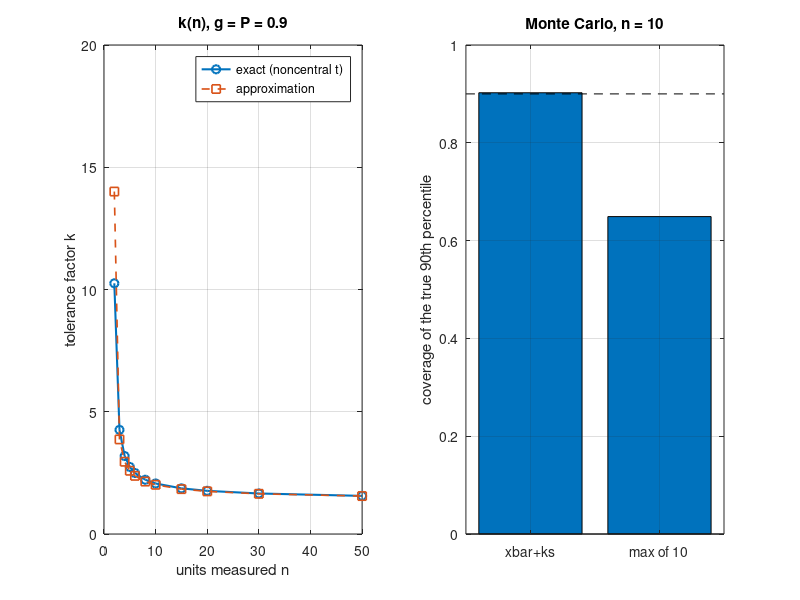

Write the MATLAB code that produced this figure.
%% m36_tolerance_limit.m  Statistical maximum of acoustic output: one-sided normal tolerance limit
% Purpose : FDA's ultrasound guidance (Feb 2023, section 5.2.4.1) recommends reporting a
%           statistical maximum from the one-sided tolerance limit for normal distributions,
%           with confidence g and population proportion P of 0.9 unless justified:
%               x_stat = xbar + k*s,   k = t'^{-1}_{n-1, delta}(g) / sqrt(n),  delta = z_P*sqrt(n)
%           This script computes k exactly (numerical integration of the noncentral t),
%           compares it with the classical closed-form approximation, checks coverage by
%           Monte Carlo, and applies it to a worked MI / ISPTA.3 example with the
%           guidance's uncertainty rule (+-15 % MI, +-30 % intensities).
% Change  : g, P, nList, the example data (miBar, miS, isBar, isS), U_mi.
% Expected: k(g=P=0.9) = 4.2582 (n=3), 2.7423 (5), 2.0657 (10), 1.7652 (20), 1.6571 (30);
%           MC coverage of xbar+k*s close to 0.90; sample max of 10 covers ~0.65.
% Base MATLAB / GNU Octave only. Runtime a few seconds (about 15 s in Octave).
clear; close all; rng(1);

%% Helpers (anonymous functions only)
Phi  = @(x) 0.5*erfc(-x/sqrt(2));          % standard normal CDF
zq   = @(p) sqrt(2)*erfinv(2*p - 1);       % standard normal quantile
% CDF of the noncentral t with nu dof and noncentrality d, at t:
%   F = int_0^inf Phi(t*w/sqrt(nu) - d) f_chi(w; nu) dw   (w = sqrt(chi-square))
W       = @(nu) linspace(1e-9, sqrt(nu) + 12, 4001);                 % integration grid in w
fchi    = @(w, nu) exp((nu - 1)*log(w) - w.^2/2 - (nu/2 - 1)*log(2) - gammaln(nu/2));
nctcdf0 = @(t, nu, d) trapz(W(nu), Phi(t*W(nu)/sqrt(nu) - d) .* fchi(W(nu), nu));

%% Exact k versus n, and the approximation
g = 0.90; P = 0.90;
nList = [2 3 4 5 6 8 10 15 20 30 50];
zP = zq(P); zg = zq(g);
kEx = zeros(size(nList)); kAp = zeros(size(nList));
for i = 1:numel(nList)
  n = nList(i); nu = n - 1; d = zP*sqrt(n);
  lo = 0; hi = 80;                          % bisection on t for F(t) = g
  for it = 1:60
    mid = 0.5*(lo + hi);
    if nctcdf0(mid, nu, d) < g, lo = mid; else, hi = mid; end
  end
  kEx(i) = 0.5*(lo + hi)/sqrt(n);
  a = 1 - zg^2/(2*(n - 1)); b = zP^2 - zg^2/n;
  kAp(i) = (zP + sqrt(zP^2 - a*b))/a;
end
fprintf('One-sided normal tolerance factor, g = %.2f, P = %.2f (z_P = %.4f)\n', g, P, zP);
fprintf('   n    k exact   k approx   approx error\n');
for i = 1:numel(nList)
  fprintf('%4d   %8.4f   %8.4f   %+6.1f %%\n', nList(i), kEx(i), kAp(i), 100*(kAp(i)/kEx(i) - 1));
end
fprintf('   (at g = P = 0.9 the approximation is low for n >= 3; at n = 2 it is 37 %% high, and at g = 0.95 it is high at n = 3 (+25 %% at P = 0.95) and within about 1.5 %% from n = 5, and undefined for n = 2)\n');

%% Monte Carlo coverage check (n = 10)
n = 10; k10 = kEx(nList == 10); trials = 20000;
x = randn(n, trials);                      % unit normal production population
xbar = mean(x, 1); s = std(x, 0, 1);
x90 = zP;                                  % true 90th percentile
covTol = mean(xbar + k10*s >= x90);
covMax = mean(max(x, [], 1) >= x90);
fprintf('\nMonte Carlo, n = %d, %d trials:\n', n, trials);
fprintf('  P(xbar + k s >= true P-quantile) = %.3f   (target g = %.2f)\n', covTol, g);
fprintf('  P(sample max  >= true P-quantile) = %.3f   (theory 1 - 0.9^%d = %.3f)\n', covMax, n, 1 - 0.9^n);

%% Worked example: MI and ISPTA.3 statistical maxima, uncertainty rule
miBar = 1.62; miS = 0.06;                  % MI over n probes (illustrative)
isBar = 420;  isS = 45;                    % ISPTA.3 in mW/cm^2 (illustrative)
k3 = kEx(nList == 3);
fprintf('\nWorked example (illustrative data):\n');
fprintf('  MI:      n=10 -> %.3f ; n=3 -> %.3f   (Track 3 limit 1.9, or ISPPA.3 <= 190 W/cm^2)\n', miBar + k10*miS, miBar + k3*miS);
fprintf('  ISPTA.3: n=10 -> %.0f ; n=3 -> %.0f mW/cm^2   (limit 720)\n', isBar + k10*isS, isBar + k3*isS);
U_mi = 20;                                 % your expanded uncertainty on MI, percent
excess = max(0, U_mi - 15);
fprintf('  MI uncertainty %d %% vs FDA estimate 15 %%: limit reduced by %d %% -> %.3f\n', U_mi, excess, 1.9*(1 - excess/100));

%% Figure
figure('Color', 'w');
subplot(1, 2, 1);
plot(nList, kEx, 'o-', 'LineWidth', 1.5); hold on;
plot(nList, kAp, 's--', 'LineWidth', 1.2);
xlabel('units measured n'); ylabel('tolerance factor k');
title('k(n), g = P = 0.9'); legend('exact (noncentral t)', 'approximation'); grid on;
subplot(1, 2, 2);
bar([covTol covMax]); set(gca, 'XTickLabel', {'xbar+ks', 'max of 10'});
hold on; plot([0.5 2.5], [g g], 'k--');
ylabel('coverage of the true 90th percentile'); title('Monte Carlo, n = 10'); ylim([0 1]); grid on;
